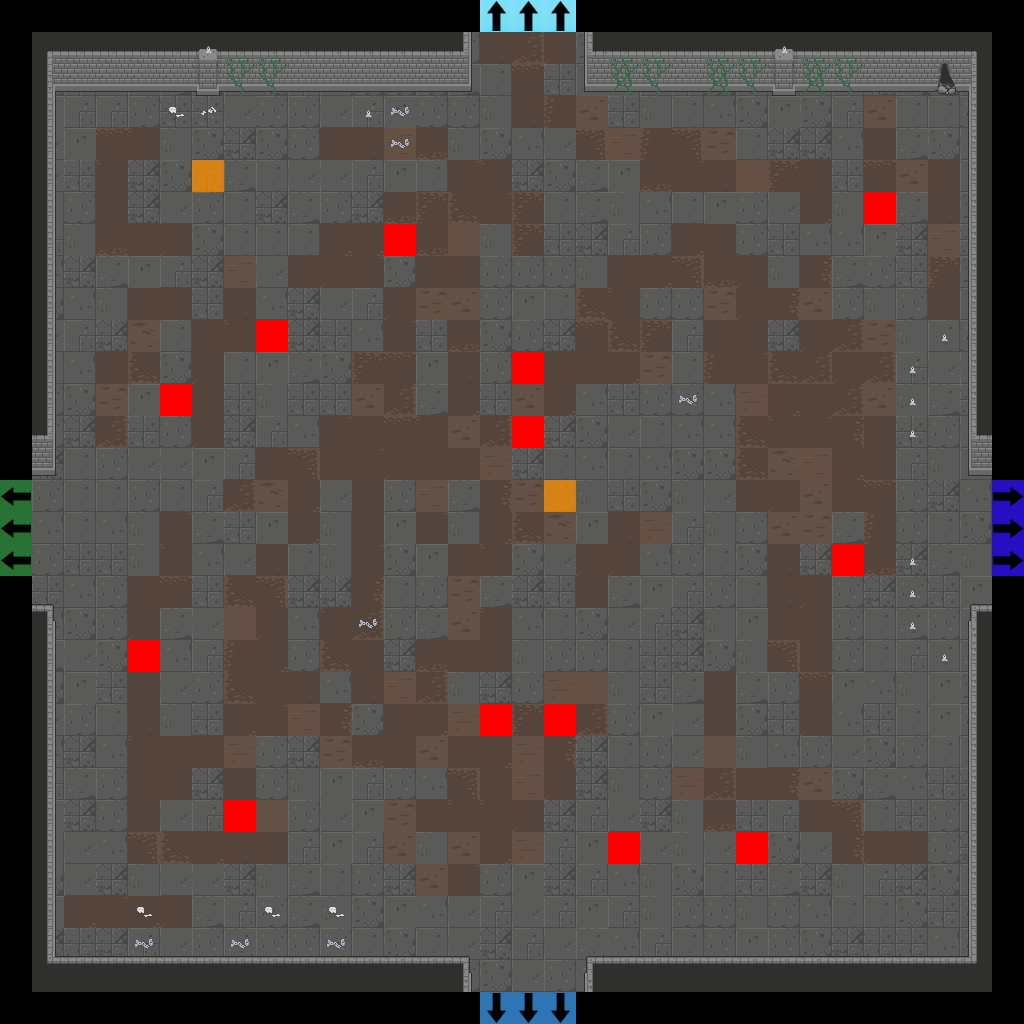

Below is a game level as drawn by its tile map, then a one-line description and the .tmx that defines it (tile-layer data replaced by summaries):
An orthogonal 32x32 tile map with 32x32 px tiles, 7 tile layers (Floor, Walls, Doors, Pillars, ...), 2 tilesets.

<map version="1.2" tiledversion="2019.04.18" orientation="orthogonal" renderorder="right-down" width="32" height="32" tilewidth="32" tileheight="32" infinite="0" nextlayerid="22" nextobjectid="1">
 <tileset firstgid="1" source="Dungeon_Tileset_2.tsx" />
 <tileset firstgid="321" source="flags.tsx" />
 <layer id="15" name="Floor" width="32" height="32">
  <data>[1024 cells, 900 non-empty, 42 distinct tile ids]</data>
 </layer>
 <layer id="16" name="Walls" width="32" height="32">
  <data>[1024 cells, 158 non-empty, 33 distinct tile ids]</data>
 </layer>
 <layer id="17" name="Doors" width="32" height="32">
  <data>[1024 cells, 0 non-empty, 0 distinct tile ids]</data>
 </layer>
 <layer id="18" name="Pillars" width="32" height="32">
  <data>[1024 cells, 0 non-empty, 0 distinct tile ids]</data>
 </layer>
 <layer id="19" name="Candles" width="32" height="32">
  <data>[1024 cells, 11 non-empty, 1 distinct tile ids]</data>
 </layer>
 <layer id="20" name="Debris" width="32" height="32">
  <data>[1024 cells, 28 non-empty, 7 distinct tile ids]</data>
 </layer>
 <layer id="21" name="Flags" width="32" height="32">
  <data>[1024 cells, 27 non-empty, 6 distinct tile ids]</data>
 </layer>
</map>
